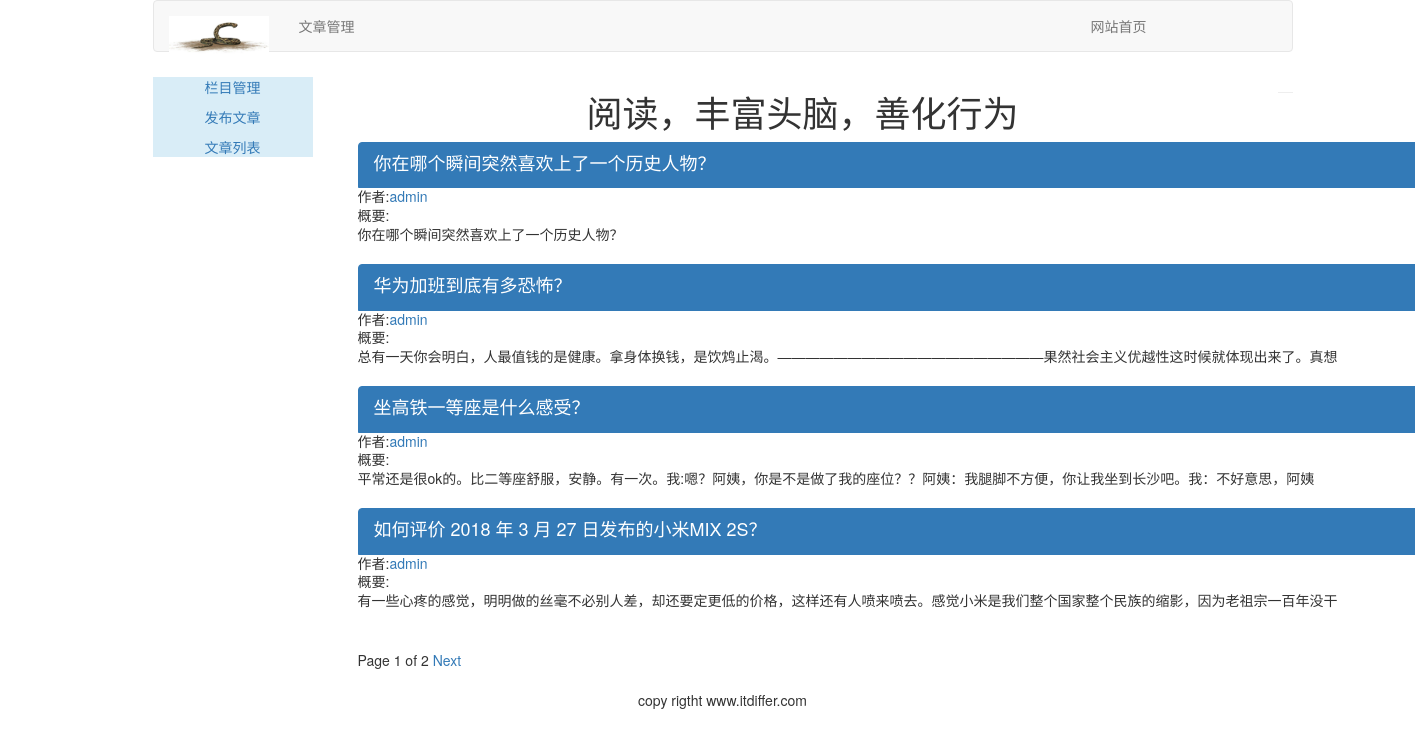
The app's page /article/list_article_titles/ with its own data.
### article/models.py (models this page shows, shortened)
class ArticlePost(models.Model):
    author = models.ForeignKey(User, related_name="article", on_delete=models.CASCADE)
    title = models.CharField(max_length=200)
    slug = models.SlugField(max_length=500)
    column = models.ForeignKey(ArticleColumn, related_name='article_column', on_delete=models.CASCADE)
    body = models.TextField()
    created = models.DateTimeField(default=timezone.now())
    updated = models.DateTimeField(auto_now=True)
    user_like = models.ManyToManyField(User, related_name='article_like', blank=True)
    class Meta:
        ordering = ('title',)
        index_together = (('id', 'slug'),)  # 对这两个字段建立索引
    def get_url_path(self):
        return reverse('article:list_article_detail', args=[self.id, self.slug])

### article/list_views.py (the view)
# urls.py: url(r'^list_article_titles/(?P<username>[-\w]+)/$', list_views.article_titles, name="author_articles"),
def article_titles(request, username=None):
    if username:
        user = User.objects.get(username=username)
        article_title = ArticlePost.objects.filter(author=user)
        try:
            userinfo = user.userinfo
        except:
            userinfo = None
    else:
        article_title = ArticlePost.objects.all();
    paginator = Paginator(article_title, 4)
    page = request.GET.get('page')
    try:
        current_page = paginator.page(page)
        articles = current_page.object_list
    except PageNotAnInteger:
        current_page = paginator.page(1)
        articles = current_page.object_list
    except EmptyPage:
        current_page = paginator.page(paginator.num_pages)
        articles = current_page.object_list
    if username:
        return render(request, 'article/list/author_article.html',
                      {"articles": articles, "page": current_page, "userinfo": userinfo, "user": user})
    return render(request, 'article/list/article_title.html', {"articles": articles, "page": current_page})

### templates/article/list/article_title.html (shortened to what this page needs)
{% extends 'article/base.html' %}
{% block content %}
    <div class="row text-center vertical-middle-sm">
        <h1>阅读，丰富头脑，善化行为</h1>
    </div>
    <div class="container">
        {% for article in articles %}
            <div class="list-group">
                <a href="{{ article.get_url_path }}" class="list-group-item active">
                    <h4 class="list-group-item-heading">{{ article.title }}</h4></a>
                <p class="list-group-item-text">作者:<a
                        href="{% url 'article:author_articles' article.author.username %}">{{ article.author.username }}</a>
                </p>
                <p class="list-group-item-text">概要:{{ article.body|slice:'70' |linebreaks }}</p>
            </div>
        {% endfor %}
        {% include 'article/paginator.html' %}
    </div>
{% endblock %}

### records on screen
ArticlePost: title "你在哪个瞬间突然喜欢上了一个历史人物？", author.username "admin", body "你在哪个瞬间突然喜欢上了一个历史人物？"
ArticlePost: title "华为加班到底有多恐怖？", author.username "admin", body "总有一天你会明白，人最值钱的是健康。拿身体换钱，是饮鸩止渴。———————————————————果然社会主义优越性这时候就体现出来了。真想"
ArticlePost: title "坐高铁一等座是什么感受？", author.username "admin", body "平常还是很ok的。比二等座舒服，安静。有一次。我:嗯？阿姨，你是不是做了我的座位？？阿姨：我腿脚不方便，你让我坐到长沙吧。我：不好意思，阿姨"
ArticlePost: title "如何评价 2018 年 3 月 27 日发布的小米MIX 2S？", author.username "admin", body "有一些心疼的感觉，明明做的丝毫不必别人差，却还要定更低的价格，这样还有人喷来喷去。感觉小米是我们整个国家整个民族的缩影，因为老祖宗一百年没干"

### other values on screen
{{ page.number }} "1"
{{ page.paginator.num_pages }} "2"
